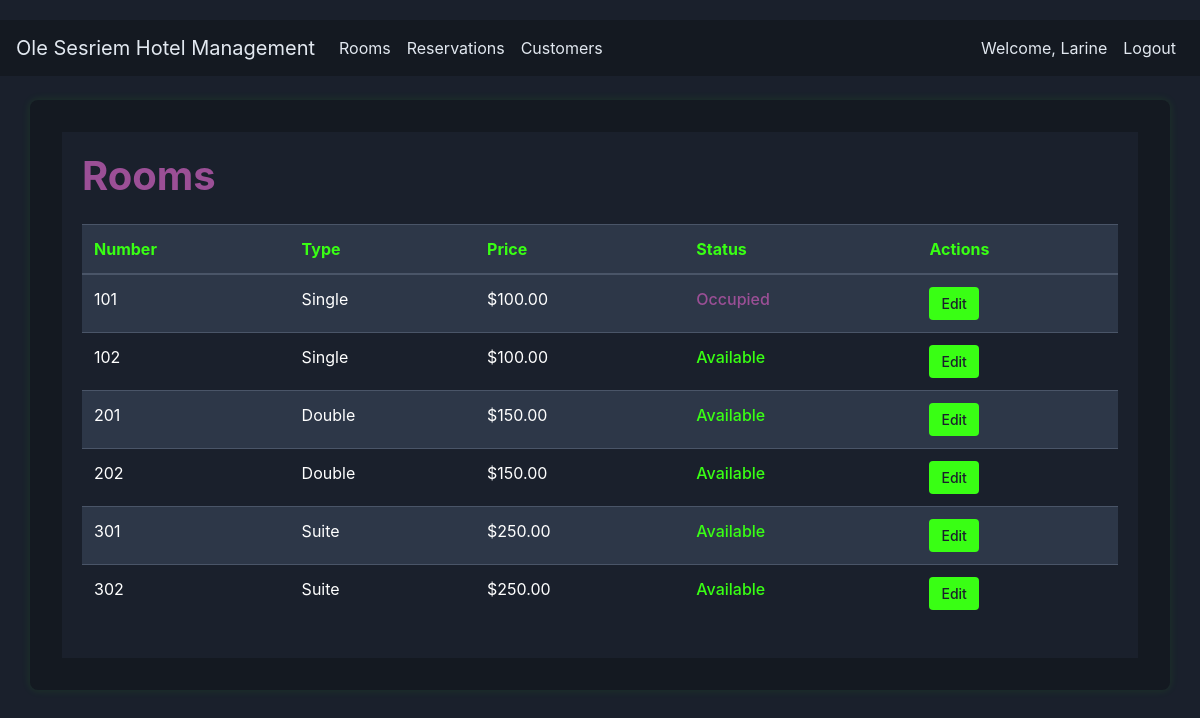
Screenshot of /rooms/ (signed in) with the database file from the repository.
### core/models.py (models this page shows, shortened)
class Room(models.Model):
    ROOM_TYPES = (
        ('single', 'Single'),
        ('double', 'Double'),
        ('suite', 'Suite'),
    )
    ROOM_STATUS = (
        ('available', 'Available'),
        ('occupied', 'Occupied'),
        ('maintenance', 'Maintenance'),
    )
    number = models.CharField(max_length=10, unique=True)
    type = models.CharField(max_length=10, choices=ROOM_TYPES)
    price = models.DecimalField(max_digits=8, decimal_places=2)
    status = models.CharField(max_length=20, choices=ROOM_STATUS, default='available')

### core/views.py (the view)
# urls.py: path('rooms/', views.room_list, name='room_list'),
@login_required
def room_list(request):
    rooms = Room.objects.all().order_by('number')
    return render(request, 'room_list.html', {'rooms': rooms})

### core/templates/room_list.html (shortened to what this page needs)
{% extends 'core/base.html' %}
{% block content %}
    <div style="background-color: #1a202c; color: #ffffff; padding: 20px;">
        <h1 style="color: #9B4F96; margin-bottom: 1.5rem; font-weight: bold;">Rooms</h1>
        <table class="table" style="background-color: #1F2937; color: #ffffff; border-collapse: collapse; width: 100%;">
            <thead>
                <tr style="background-color: #2D3748;">
                    <th style="color: #39FF14; border-color: #4A5568; padding: 12px;">Number</th>
                    <th style="color: #39FF14; border-color: #4A5568; padding: 12px;">Type</th>
                    <th style="color: #39FF14; border-color: #4A5568; padding: 12px;">Price</th>
                    <th style="color: #39FF14; border-color: #4A5568; padding: 12px;">Status</th>
                    <th style="color: #39FF14; border-color: #4A5568; padding: 12px;">Actions</th>
                </tr>
            </thead>
            <tbody>
                {% for room in rooms %}
                    <tr style="{% cycle 'background-color: #2D3748' 'background-color: #1a202c' %}; border-color: #4A5568;">
                        <td style="border-color: #4A5568; padding: 12px;">{{ room.number }}</td>
                        <td style="border-color: #4A5568; padding: 12px;">{{ room.get_type_display }}</td>
                        <td style="border-color: #4A5568; padding: 12px;">${{ room.price }}</td>
                        <td style="border-color: #4A5568; padding: 12px;">
                            <span style="color: {% if room.status == 'available' %}#39FF14{% else %}#9B4F96{% endif %}; font-weight: 500;">
                                {{ room.get_status_display }}
                            </span>
                        </td>
                        <td style="border-color: #4A5568; padding: 12px;">
                            <a href="{% url 'room_detail' room.pk %}"
                               class="btn btn-sm"
                               style="background-color: #39FF14;
                                      color: #1a202c;
                                      border: none;
                                      padding: 6px 12px;
                                      border-radius: 4px;
                                      font-weight: 500;
                                      text-decoration: none;
                                      transition: all 0.3s ease;
                                      display: inline-block;">
                                Edit
                            </a>
                        </td>
                    </tr>
                {% endfor %}
            </tbody>
        </table>
    </div>
{% endblock content %}

### core/templates/core/base.html (shortened to what this page needs)
<!DOCTYPE html>
<html lang="en">
<head>
    <link rel="stylesheet" href="https://stackpath.bootstrapcdn.com/bootstrap/4.5.2/css/bootstrap.min.css">
    <link rel="stylesheet" href="/static/css/style.css">
</head>
<body>
    <nav class="navbar navbar-expand-lg navbar-light">
        <a class="navbar-brand" href="{% url 'dashboard' %}">Ole Sesriem Hotel Management</a>
        <div class="collapse navbar-collapse" id="navbarNav">
            <ul class="navbar-nav">
                <li class="nav-item">
                    <a class="nav-link" href="{% url 'room_list' %}">Rooms</a>
                </li>
                <li class="nav-item">
                    <a class="nav-link" href="{% url 'reservation_list' %}">Reservations</a>
                </li>
                <li class="nav-item">
                    <a class="nav-link" href="{% url 'customer_list' %}">Customers</a>
                </li>
            </ul>
            <ul class="navbar-nav ml-auto">
                {% if user.is_authenticated %}
                    <li class="nav-item">
                        <span class="nav-link">Welcome, {{ user.username }}</span>
                    </li>
                    <li class="nav-item">
                        <a class="nav-link" href="{% url 'login' %}">Logout</a>
                    </li>
                {% endif %}
            </ul>
        </div>
    </nav>
    <div class="container mt-4">
        {% block content %}
        {% endblock %}
    </div>
</body>
</html>

### core/static/style.css (style rules this page uses)
body { padding-top: 20px; }

### core/templates/core/base.html (style rules this page uses)
:root { --dark-bg: #1a202c; --darker-bg: #141921; --neon-green: #39FF14; --amber-purple: #9B4F96; --light-text: #e2e8f0; }
body { background-color: var(--dark-bg); color: var(--light-text); }
.navbar { background-color: var(--darker-bg) !important; }
.navbar-light .navbar-brand, .navbar-light .navbar-nav .nav-link { color: var(--light-text) !important; }
.container { background-color: var(--darker-bg); padding: 2rem; border-radius: 8px; box-shadow: 0 0 10px rgba(57, 255, 20, 0.1); }
table { color: var(--light-text); }
h1, h2, h3, h4, h5, h6 { color: var(--amber-purple); }
a { color: var(--neon-green); }

### rows the page displays
Room: number "101", type "Single", price "100.00", status "Occupied"
Room: number "102", type "Single", price "100.00", status "Available"
Room: number "201", type "Double", price "150.00", status "Available"
Room: number "202", type "Double", price "150.00", status "Available"
Room: number "301", type "Suite", price "250.00", status "Available"
Room: number "302", type "Suite", price "250.00", status "Available"

### other values shown
{{ user.username }} "Larine"
